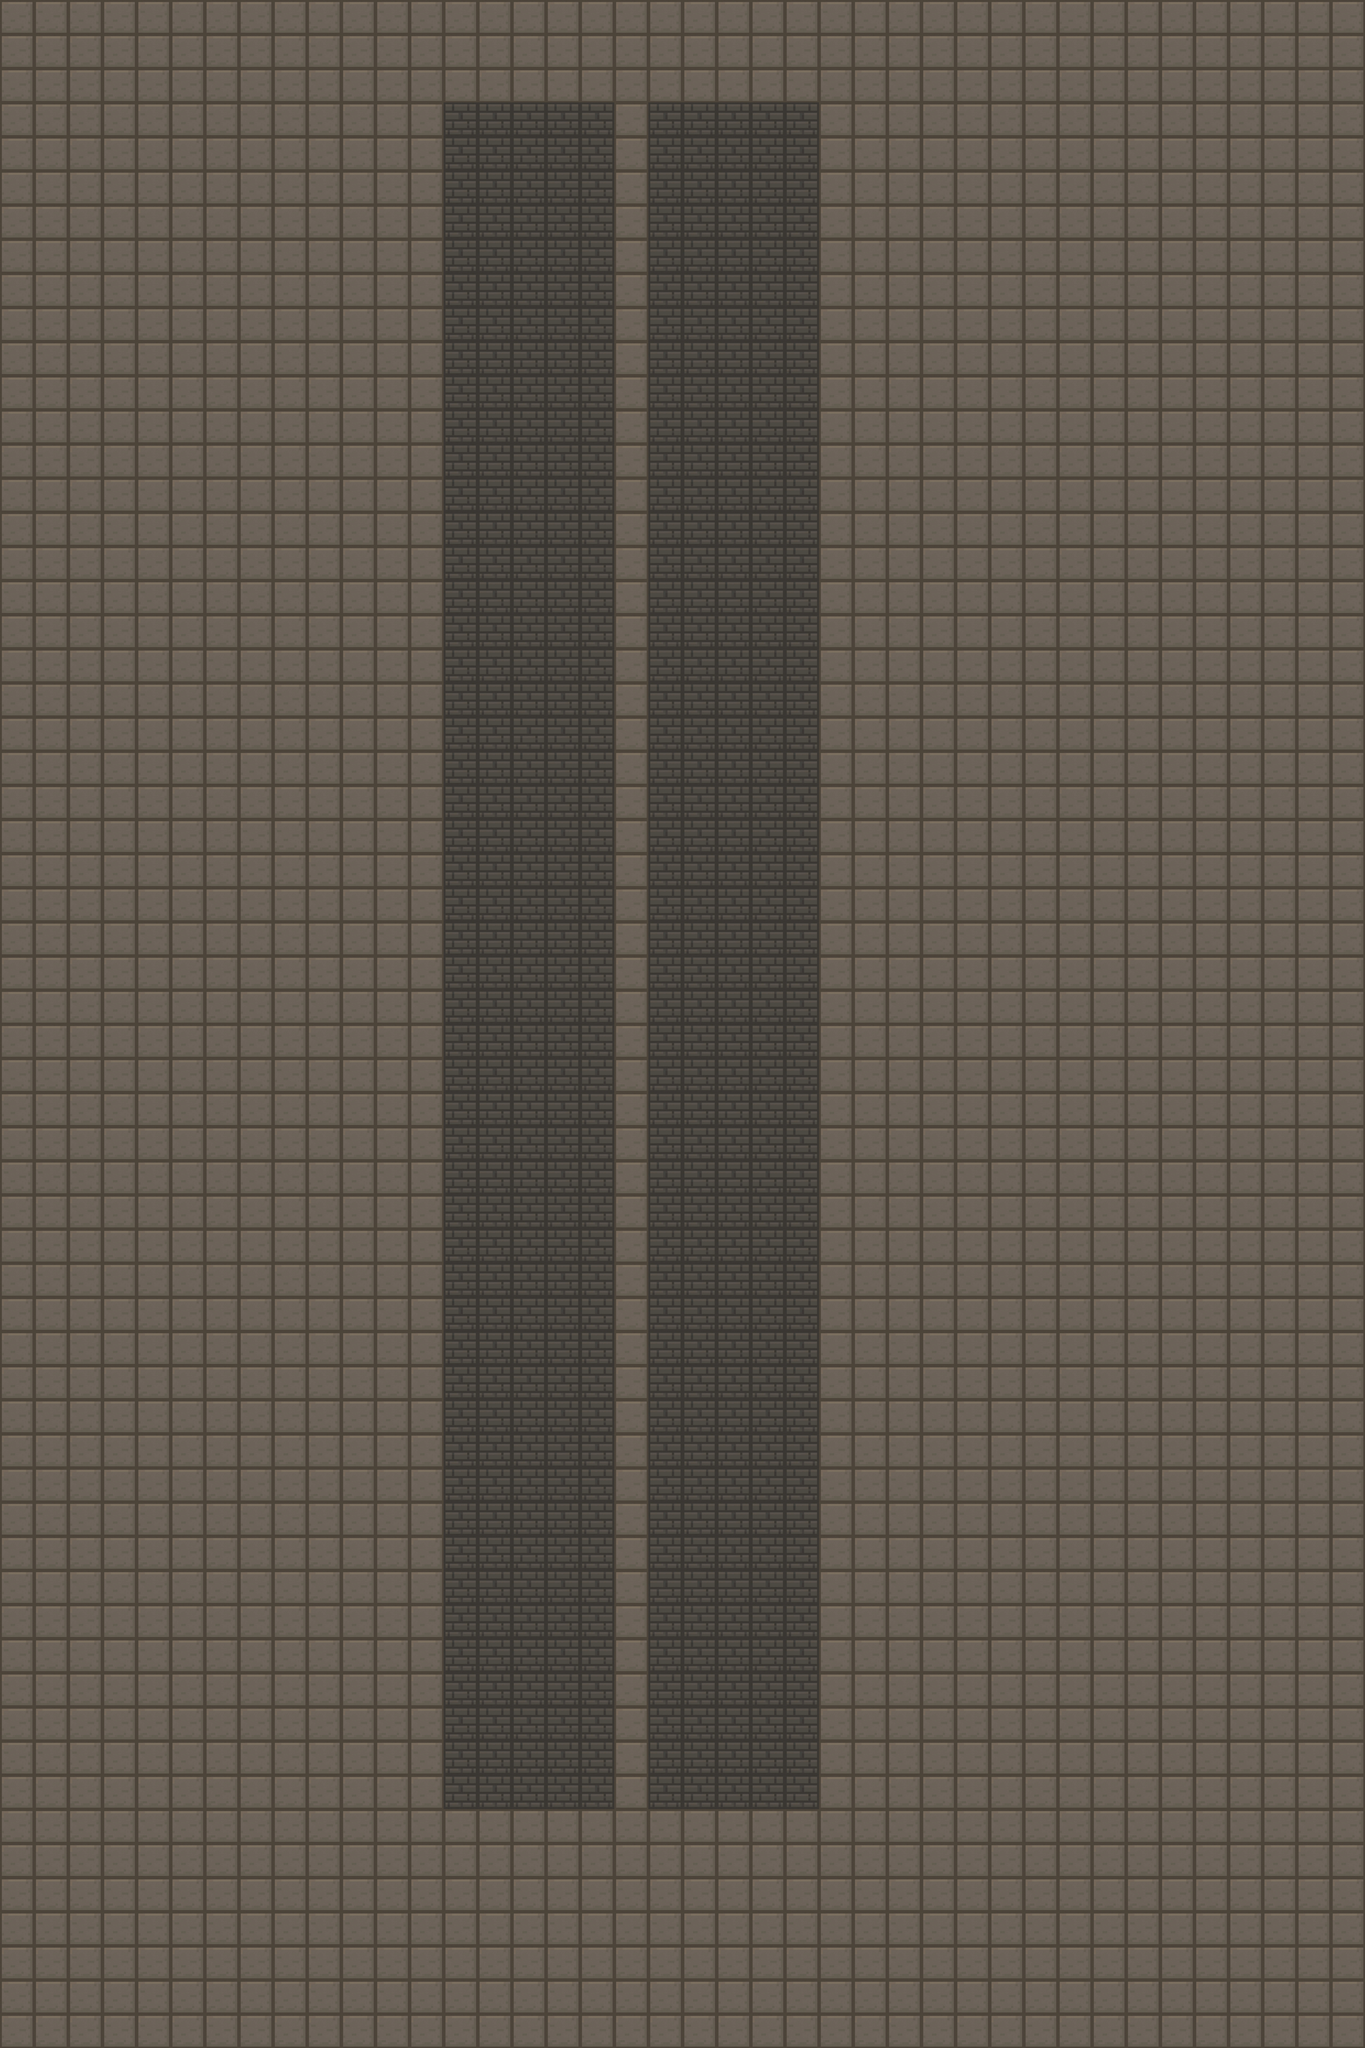

The image is a tile-based game level rendered from a .tmx file. Its description and source (layers, tilesets, objects; grid data summarised) follow:
An orthogonal 40x60 tile map with 100x100 px tiles, 2 tile layers (background, collision), 2 tilesets.

<map version="1.10" tiledversion="1.11.2" orientation="orthogonal" renderorder="right-down" width="40" height="60" tilewidth="100" tileheight="100" infinite="0" nextlayerid="3" nextobjectid="1">
 <tileset firstgid="1" source="plate.tsx" />
 <tileset firstgid="2" source="brick.tsx" />
 <layer id="1" name="background" width="40" height="60">
  <data>[2400 cells, 2400 non-empty, 1 distinct tile ids]</data>
 </layer>
 <layer id="2" name="collision" width="40" height="60">
  <data>[2400 cells, 500 non-empty, 1 distinct tile ids]</data>
 </layer>
</map>